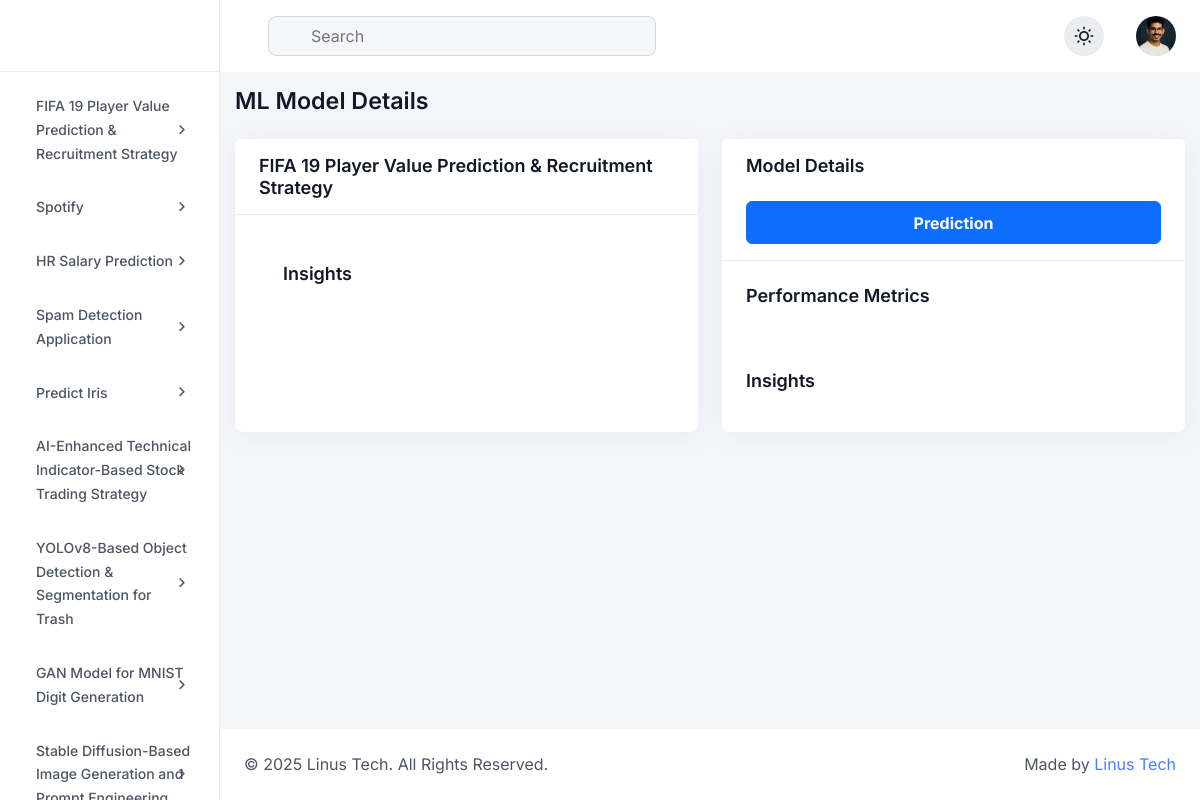
/dsa/mlmodel/6/, run on the app's committed database.
### analytics/models.py (models this page shows, shortened)
class DataScienceProject(models.Model):
    title = models.CharField(max_length=200, help_text="Title of the project")
    image = models.ImageField(upload_to='Datascience/')
    description = models.TextField(help_text="Brief description of the project")
    popularity = models.PositiveIntegerField(default=0, help_text="Popularity of the project")
    date_created = models.DateTimeField(auto_now_add=True)
    last_updated = models.DateTimeField(auto_now=True)
    slug = models.SlugField(unique=True, max_length=255)
    url = models.URLField(blank=True, null=True)
    problem = models.TextField(blank=True, null=True)
    objective = models.TextField(blank=True, null=True)
    solution = models.TextField(blank=True, null=True)
    technologies_used = models.TextField(blank=True, null=True)
    challenges_faced = models.TextField(blank=True, null=True)
    methodology = models.TextField(blank=True, null=True)
    result = models.TextField(blank=True, null=True)

class MLModel(models.Model):
    project = models.ForeignKey(DataScienceProject, on_delete=models.CASCADE, related_name='ml_models')
    model_name = models.CharField(max_length=200, help_text="Name of the ML model used")
    popularity = models.PositiveIntegerField(default=0, help_text="Popularity of the project")
    img = models.ImageField(upload_to='ML/',blank=True)
    training_details = models.URLField(
        help_text="Add url of Prediction Url",
        null=True,
        blank=True
    )
    evaluation_metrics = models.TextField(help_text="Evaluation metrics for the model",blank=True, null=True)
    insights = models.TextField(help_text="Key insights from the ML model",blank=True, null=True)

### analytics/views.py (the view)
# urls.py: path('mlmodel/<int:model_id>/', views.mlmodel_detail, name='mlmodel_detail'),  # MLModel detail view
def mlmodel_detail(request, model_id):
    projects = DataScienceProject.objects.all()
    eda_list = EDA.objects.all()
    ml_models = MLModel.objects.all()
    """View to display details of a specific ML model."""
    ml_model = get_object_or_404(MLModel, id=model_id)
    project = ml_model.project  # Get the associated project
    eda_lists = EDA.objects.filter(project=project)  # EDAs related to the same project
    related_ml_models = MLModel.objects.filter(project=project).exclude(id=model_id)  # Other ML models in the project
    dashboard_metrics = DashboardMetric.objects.filter(project=project)  # Metrics for the project
    context = {
        'ml_model': ml_model,  # Specific ML model
        'project': project,  # Associated project
        'eda_list': eda_list,  # Related EDAs
        'related_ml_models': related_ml_models,  # Other ML models in the same project
        'dashboard_metrics': dashboard_metrics,  # Dashboard metrics
        'projects': projects,
        'eda_lists': eda_list,
        'ml_models': ml_models,
    }
    return render(request, 'dashboard/mlmodel_detail.html', context)

### templates/dashboard/mlmodel_detail.html (shortened to what this page needs)
{% extends 'dashboard/base.html' %}
{% load static %}
{% block content %}
<div class="dashboard-main-body">
    <div class="d-flex flex-wrap align-items-center justify-content-between gap-3 mb-24">
        <h6 class="fw-semibold mb-0">ML Model Details</h6>
    </div>
        <div class="row gy-4">
            <div class="col-md-6">
                <div class="card h-100 p-0">
                    <div class="card-header border-bottom bg-base py-16 px-24">
                        <h6 class="text-lg fw-semibold mb-0">{{ ml_model.project.title }}</h6>
                    </div>
                    <div class="card-body p-24">
                        {% if ml_model.img %}
                            <img src="{{ ml_model.img.url }}" alt="ML Model Image" class="img-fluid rounded shadow" style="max-height: 400px;">
                        {% else %}
                         <div class="card-body p-24">
                        <div id="modelPerformanceChart" class="">
                            <h6 class="text-lg fw-semibold mb-0"> Insights</h6>
                        </div>
                    </div>
                        {% endif %}
                    </div>
                </div>
            </div>
            <div class="col-md-6">
                <div class="card h-100 p-0">
                    <div class="card-header border-bottom bg-base py-16 px-24">
                        <h6 class="text-lg fw-semibold mb-0">Model Details</h6>
<button type="button" class="btn btn-primary px-12 w-100 mt-24 pb-8" onclick="window.location.href='{% url 'predict_salary' %}'">
    <strong>Prediction</strong>
</button>
                    </div>
                    <div class="card-body p-24">
                        <div id="modelPerformanceChart" class="">
                            <h6 class="text-lg fw-semibold mb-0">Performance Metrics</h6>
                        </div>
                    </div>
                    <div class="card-body p-24">
                        <div id="modelPerformanceChart" class="">
                            <h6 class="text-lg fw-semibold mb-0"> Insights</h6>
                        </div>
                    </div>
                </div>
            </div>
        </div>
</div>
{% endblock %}

### templates/dashboard/base.html (shortened to what this page needs)
{% load static %}
{% load i18n %}
<!DOCTYPE html>
<html lang="en" data-theme="light">
<head>
  <link rel="stylesheet" href="{% static 'assets/css/remixicon.css' %}">
  <link rel="stylesheet" href="{% static 'assets/css/lib/bootstrap.min.css' %}">
  <link rel="stylesheet" href="{% static 'assets/css/lib/apexcharts.css' %}">
  <link rel="stylesheet" href="{% static 'assets/css/lib/dataTables.min.css' %}">
  <link rel="stylesheet" href="{% static 'assets/css/lib/editor-katex.min.css' %}">
  <link rel="stylesheet" href="{% static 'assets/css/lib/editor.atom-one-dark.min.css' %}">
  <link rel="stylesheet" href="{% static 'assets/css/lib/editor.quill.snow.css' %}">
  <link rel="stylesheet" href="{% static 'assets/css/lib/flatpickr.min.css' %}">
  <link rel="stylesheet" href="{% static 'assets/css/lib/full-calendar.css' %}">
  <link rel="stylesheet" href="{% static 'assets/css/lib/jquery-jvectormap-2.0.5.css' %}">
  <link rel="stylesheet" href="{% static 'assets/css/lib/magnific-popup.css' %}">
  <link rel="stylesheet" href="{% static 'assets/css/lib/slick.css' %}">
  <link rel="stylesheet" href="{% static 'assets/css/lib/prism.css' %}">
  <link rel="stylesheet" href="{% static 'assets/css/lib/file-upload.css' %}">
  <link rel="stylesheet" href="{% static 'assets/css/lib/audioplayer.css' %}">
  <link rel="stylesheet" href="{% static 'assets/css/style.css' %}">
</head>
<body>
<aside class="sidebar">
  <div>
    <a href="" class="sidebar-logo">
    </a>
  </div>
  <div class="sidebar-menu-area">
    <ul class="sidebar-menu" id="sidebar-menu">
         {% for project in projects %}
      <li class="dropdown">
        <a href="{% url 'project_detail' slug=project.slug %}" style="margin-bottom:10px;">
  <span>{{ project.title }}</span>
  </a>
{% endfor %}
        </ul>
  </div>
</aside>
<main class="dashboard-main">
  <div class="navbar-header">
  <div class="row align-items-center justify-content-between">
    <div class="col-auto">
      <div class="d-flex flex-wrap align-items-center gap-4">
        <form class="navbar-search">
          <input type="text" name="search" placeholder="Search">
        </form>
      </div>
    </div>
    <div class="col-auto">
      <div class="d-flex flex-wrap align-items-center gap-3">
        <button type="button" data-theme-toggle class="w-40-px h-40-px bg-neutral-200 rounded-circle d-flex justify-content-center align-items-center"></button>
        <div class="dropdown">
          <button class="d-flex justify-content-center align-items-center rounded-circle" type="button" data-bs-toggle="dropdown">
            <img src="{% static 'sunil.png' %}" alt="image" class="w-40-px h-40-px object-fit-cover rounded-circle">
          </button>
        </div>
      </div>
    </div>
  </div>
</div>
{% block content %}
    {% endblock %}
  <footer class="d-footer">
  <div class="row align-items-center justify-content-between">
    <div class="col-auto">
      <p class="mb-0">© 2025 Linus Tech. All Rights Reserved.</p>
    </div>
    <div class="col-auto">
      <p class="mb-0">Made by <span class="text-primary-600">Linus Tech</span></p>
    </div>
  </div>
</footer>
</main>
</body>
</html>

### data on the page
DataScienceProject: title "FIFA 19 Player Value Prediction & Recruitment Strategy"
DataScienceProject: title "Spotify"
DataScienceProject: title "HR Salary Prediction"
DataScienceProject: title "Spam Detection Application"
DataScienceProject: title "Predict Iris"
DataScienceProject: title "AI-Enhanced Technical Indicator-Based Stock Trading Strategy"
DataScienceProject: title "YOLOv8-Based Object Detection & Segmentation for Trash"
DataScienceProject: title "GAN Model for MNIST Digit Generation"
DataScienceProject: title "Stable Diffusion-Based Image Generation and…"
MLModel: project "FIFA 19 Player Value Prediction & Recruitment Strategy"
